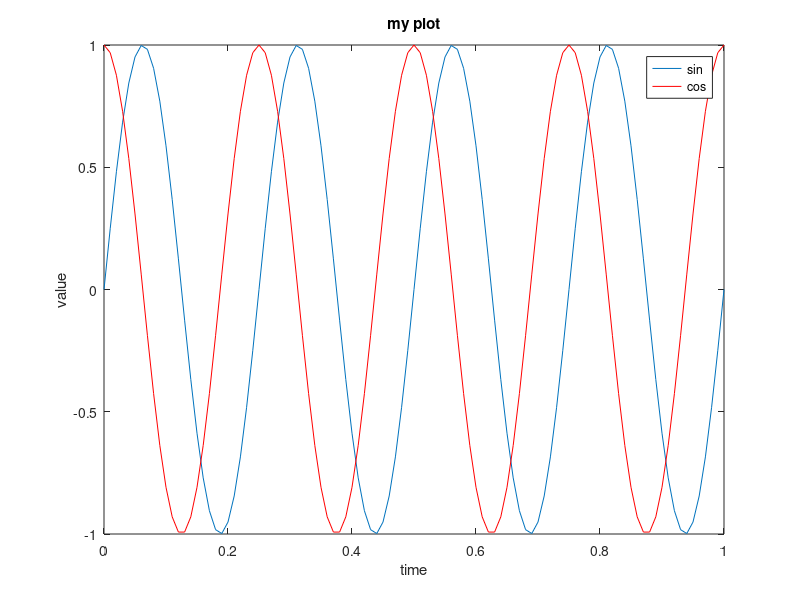
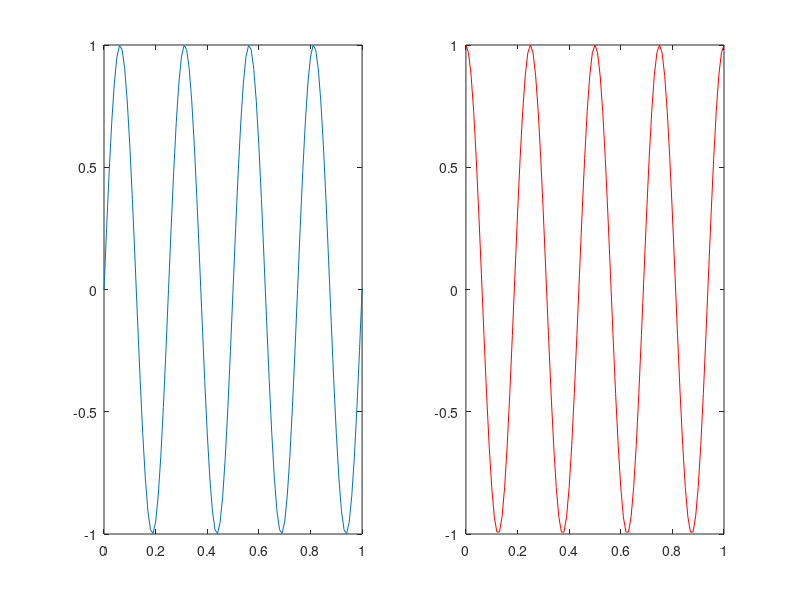

These charts were generated, in order, by the following MATLAB code:
t = 0:0.01:1;     % generate vector

save t.vect t;   % save data
load('t.vect');  % load data

y1 = sin(2*pi*4*t);
y2 = cos(2*pi*4*t);

figure(1);
plot(t, y1);
hold on;% wait to plot next figure
plot(t, y2, 'r'); % red color
xlabel('time');
ylabel('value');
legend('sin', 'cos');
title('my plot');


figure(2);
subplot(1,2,1);plot(t, y1);
subplot(1,2,2);plot(t, y2,'r');




